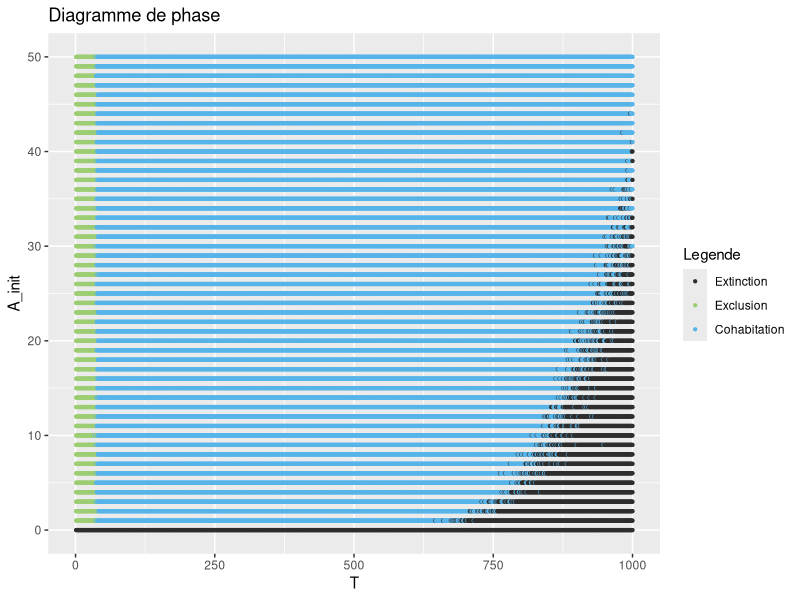

The R source for this figure:
rm(list=ls())
library(ggplot2)

data = read.table("phase.txt")
T = data$V1
A_init = data$V2
Ga = data$V3
Gb = data$V4
res = Ga

for (i in 1:length(res)){
  if (Gb[i]==0 && Ga[i]==0) {
    res[i] = 'A'}
  else if (Gb[i]==0) {
    res[i]='B'}
  else {
    res[i] = 'C'}
}
etat <- factor(res)
mescouleurs <- rainbow(n=8)
df = data.frame(T,A_init,Legende=etat)

p <- ggplot(data=df, 
           aes(x=T, y=A_init,colour=Legende))
p <- p + scale_color_manual(values=c("#2D2D2D",'#9DCD72','#56B4E9'),
                       labels=c("Extinction","Exclusion","Cohabitation"))
p <- p + geom_point(size=0.8)
p <- p + ggtitle("Diagramme de phase")
p
